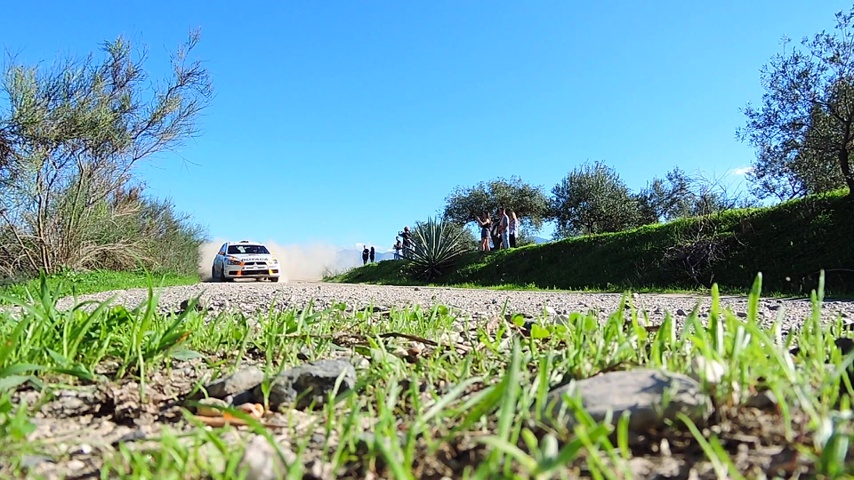
//> input picture resources/data/car/0000.jpg, 854 x 480 px; its folder holds 3 pictures in this run; the run also reads 1 picture not shown here
$ ./prova1 ../resources/data/car/   (built with g++ and OpenCV 4)
//> lines starting //> are read from the running program, lines starting //| are printed output that depends on the picture; after the words box and inside, x2 and y2 are one past the last pixel; in counts of white or black regions, pixels touching at a corner belong together
#include <opencv2/opencv.hpp>
#include <filesystem>

void opticalFLow(std::vector<std::string> images) {
    // TODO: tunare per ogni immagine e in base al detector utilizzato, ognuna ha la sua (forse per robustezza ne serve una unica, non deve dipendere dalle immagini)
    // TODO: al massimo si può mettere un tot di valori e in base ai risultati confrontati con le label scegliere il migliore
    constexpr float minMotion = 0.4f;
    // bird
    // car 0.4f SIFT
    // frog 0.005f SIFT
    // sheep 0.05
    // squirrel

    // Create some random colors to draw the moving features
    std::vector<cv::Scalar> colors;
    cv::RNG rng;
    for(int i = 0; i < 100; i++)
    {
        int r = rng.uniform(0, 256);
        int g = rng.uniform(0, 256);
        int b = rng.uniform(0, 256);
        colors.push_back(cv::Scalar(r,g,b));
    }

    // Read initial frame and get grayscale
    cv::Mat initialFrame = cv::imread(images[0]);
    cv::Mat initialGray;
    cv::cvtColor(initialFrame, initialGray, cv::COLOR_BGR2GRAY);

    std::cout << "Processing: " << images[0] << std::endl;

    // TODO: impostare la mask in base ad ogni immagine (forse, non so se per essere robusto non deve dipendere dall'immagine)
    // TODO: tunare bene per tutte le immagini e provare altri detector (in particolare bird e squirrel)
    // TODO: al massimo si può mettere un tot di detector e threshold e in base ai risultati confrontati con le label scegliere il migliore


    // Detect keypoints using SIFT
    std::vector<cv::Point2f> initialKP;
    cv::Ptr<cv::SIFT> detector = cv::SIFT::create();
    std::vector<cv::KeyPoint> keypoints;
    detector->detect(initialGray, keypoints);
    cv::KeyPoint::convert(keypoints, initialKP);    // Convert to point in 2D

    /*
    // Detect features using goodFeaturesToTrack
    // Take first frame and find corners in it
    // TODO: impostare la mask in base ad ogni immagine
    // TODO: tunare bene per tutte le immagini (in particolare bird e squirrel)
    goodFeaturesToTrack(grayFrame, currKP, 100, 0.3, 7, cv::Mat(), 7, false, 0.04);
    */

    std::cout << "Keypoints size: " << initialKP.size() << std::endl;

    // Create a mask image for drawing purposes
    cv::Mat mask = cv::Mat::zeros(initialFrame.size(), initialFrame.type());
    // Set frame and keypoints for the next iteration
    cv::Mat oldGray = initialGray;
    std::vector<cv::Point2f> currKP = initialKP;
    std::vector<cv::Point2f>* usefulKP = &initialKP;    // Pointer to vector of useful keypoints to draw the rectangle

    // TODO: se KP.size va a 0 break

    // Read and process images
    for (size_t i = 1; i < images.size(); i++) {
        // Read frame 'i' and get grayscale
        cv::Mat frame = cv::imread(images[i]);
        cv::Mat grayFrame;
        cv::cvtColor(frame, grayFrame, cv::COLOR_BGR2GRAY);

        if (frame.empty()) {
            std::cerr << "Could not read image: " << images[i] << std::endl;
            continue;
        }

        std::cout << "Processing: " << images[i] << std::endl;

        // Optical flow
        std::vector<cv::Point2f> newKP;
        std::vector<uchar> status;
        std::vector<float> err;
        // TODO: understand criteria
        cv::TermCriteria criteria = cv::TermCriteria((cv::TermCriteria::COUNT) + (cv::TermCriteria::EPS), 10, 0.03);
        calcOpticalFlowPyrLK(oldGray, grayFrame, currKP, newKP, status, err, cv::Size(15,15), 2, criteria);

        std::vector<cv::Point2f> moving_pts, good_new;
        std::vector<cv::Point2f> currInitialKP = *usefulKP;

        // TODO: sistemare erase, trovare altro modo per ottenere un nuovo vettore di keypoints iniziali con possibile dimensione minore
        // Scan the vectors of keypoints
        for (uint j = 0; j < currKP.size(); j++) {
            // Select good points, status == 1 if flow has been found
            if (status[j] == 1) {
                float d = cv::norm(newKP[j] - currKP[j]);  // Euclidean distance
                // TODO: impostare che se una feature si è mossa un tot di volte è definitiva, perché ad esempio nella frog alcune feature finiscono fuori dall'immagine e vengono perse
                if (d >= minMotion) {    // if the point moved more or equal than minMotion -> track the flow
                    moving_pts.push_back(currInitialKP[j]);
                    good_new.push_back(newKP[j]);

                    // Draw the tracks
                    cv::line(mask,newKP[j], currKP[j], colors[j % colors.size()], 2);
                    circle(frame, newKP[j], 5, colors[j % colors.size()], -1);
                }
            }
        }
        // Put in img frame and mask to draw the new flow
        cv::Mat img;
        add(frame, mask, img);

        // Draw on a new image the rectangle updated
        cv::Mat newInitialFrame = initialFrame.clone();
        *usefulKP = moving_pts;
        cv::Rect box = cv::boundingRect(moving_pts);
        // Clamping at the borders, intersection between box and the rectangle representing the whole image
        // to avoid getting a box out of the image
        box &= cv::Rect(0, 0, img.cols, img.rows);
        cv::rectangle(newInitialFrame, box, cv::Scalar(0, 0, 255), 2);

        imshow("Frame" + std::to_string(i), img);
        cv::imshow("Initial Frame", newInitialFrame);
        int keyboard = cv::waitKey();
        if (keyboard == 'q' || keyboard == 27)
            break;

        // Update the old frame and current points
        currKP = good_new;
        oldGray = grayFrame.clone();

        std::cout << "Keypoints size: " << currKP.size() << std::endl;

        std::cout << "Moving points size: " << currKP.size() << std::endl;
    }
}

int main(int argc, char** argv) {
    if (argc < 2) {
        std::cerr << "You have to specify the folder" << argv[0];
        return -1;
    }

    // Get the foldetpath
    std::string folderName = argv[1];

    std::string folderPath = "../../resources/data/" + folderName;   // your folder containing frames
    std::vector<std::string> images;

    // Read all image files from directory
    for (const auto& entry : std::filesystem::directory_iterator(folderPath)) {
        images.push_back(entry.path().string());
    }

    // Sort file names so frames are processed in order
    std::sort(images.begin(), images.end());

    if (images.empty()) {
        std::cerr << "No images found in folder: " << folderPath << std::endl;
        return -1;
    }

    opticalFLow(images);
//> in opticalFLow, initialFrame is the input picture: 480 rows x 854 cols, CV_8UC3; mean B, G, R 155.4, 157.5, 117.4
//> in opticalFLow, `cv::cvtColor(initialFrame, initialGray, cv::COLOR_BGR2GRAY);`:
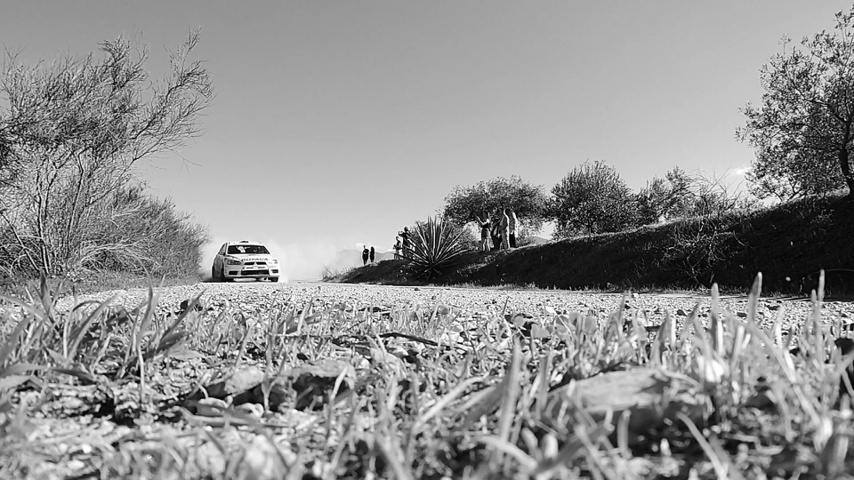
//> initialGray: 480 rows x 854 cols, CV_8UC1; min 0, max 255, mean 145.3
//> in opticalFLow, `detector->detect(initialGray, keypoints);`: keypoints = 4466 keypoints; strongest (x, y, size): (264, 263, 2.1), (275, 271, 3.1), (760, 274, 3), (258, 263, 2.1)
//> in opticalFLow, `cv::KeyPoint::convert(keypoints, initialKP);`: initialKP = 4466 Points (x, y), first 12: [2.31, 140], [2.66, 365.8], [3.24, 335.9], [3.47, 330.1], [3.55, 298], [3.55, 298], [3.63, 469.7], [3.79, 234.2], [3.98, 377], [3.98, 377], [4.08, 340.7], [4.29, 206.9]
//| Keypoints size: 4466
//> in opticalFLow, `std::vector<cv::Point2f> currKP = initialKP;`: currKP has the same summary as initialKP
//> in opticalFLow, `calcOpticalFlowPyrLK(oldGray, grayFrame, currKP, newKP, status, err, c..`: newKP = 4466 Points (x, y), first 12: [2.22, 140.1], [2.62, 365.8], [3.22, 335.9], [3.43, 330.1], [3.53, 298], [3.53, 298], [3.68, 469.7], [3.78, 234.2], [3.94, 377], [3.94, 377], [4.08, 340.6], [4.3, 207]; status = 4466 values, max 1 at index 0, min 0 at index 1807, mean 1; err = 4466 values, max 16.25 at index 4407, min 0 at index 1807, mean 2.15
//> in opticalFLow, `std::vector<cv::Point2f> currInitialKP = *usefulKP;`: currInitialKP has the same summary as initialKP
//> the loop in opticalFLow, `for (uint j = 0; j < currKP.size(); j++)` made 4466 passes
//> d on passes 1 to 12: 0.165, 0.0416, 0.0499, 0.0785, 0.0325, 0.0325, 0.0527, 0.0143, 0.0408, 0.0408, 0.0343, 0.0959
//> after the loop in opticalFLow, `for (uint j = 0; j < currKP.size(); j++)`:
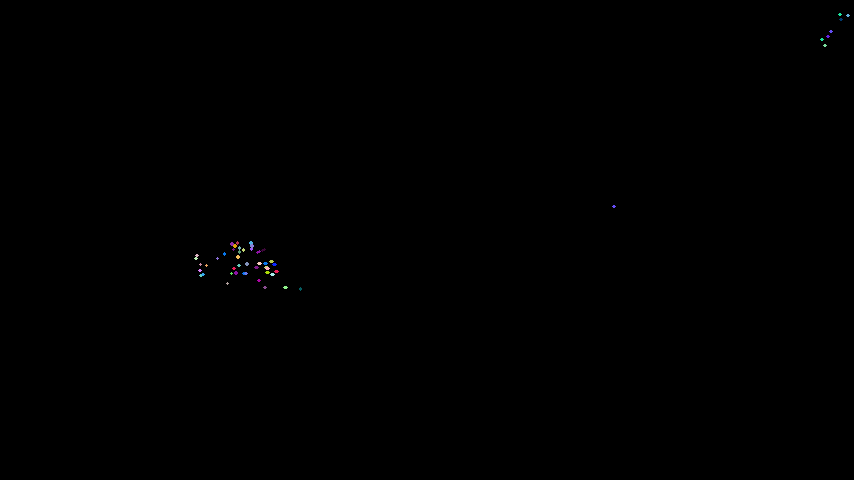
//> mask: 480 rows x 854 cols, CV_8UC3; mean B, G, R 0.2, 0.1, 0.1
//> after the loop in opticalFLow, `for (uint j = 0; j < currKP.size(); j++)`:
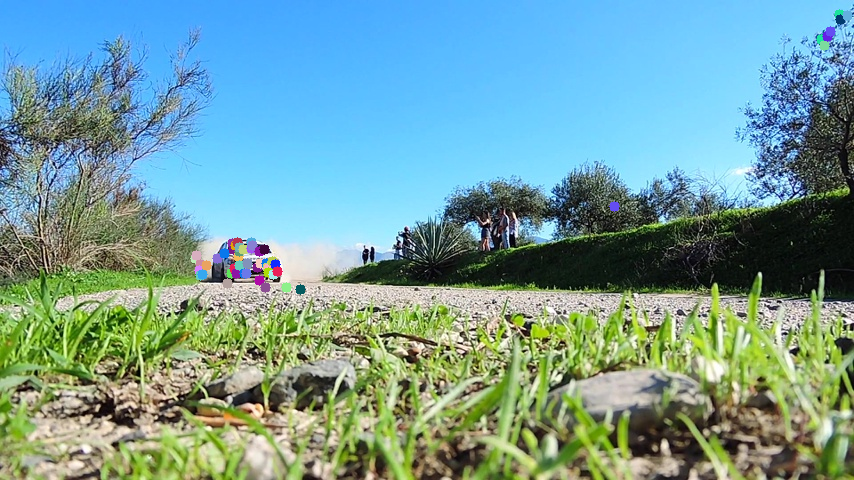
//> frame: 480 rows x 854 cols, CV_8UC3; mean B, G, R 155.2, 157.3, 117.1
//> after the loop in opticalFLow, `for (uint j = 0; j < currKP.size(); j++)`: moving_pts = 60 Points (x, y), first 12: [195.5, 257.8], [196.9, 254.6], [200, 263.9], [200.1, 270.2], [200.1, 270.2], [200.6, 275.3], [203, 274], [206.3, 265.3], [216.9, 258.4], [224.1, 254.1], [226.9, 282.9], [230.7, 272.6]; good_new = 60 Points (x, y), first 12: [195.1, 257.9], [196.4, 254.8], [199.5, 263.9], [199.5, 270.3], [199.5, 270.3], [199.6, 275.4], [202.1, 274.1], [205.8, 265], [216.6, 257.7], [224, 253.4], [227.2, 283.1], [231.2, 272.7]
//> in opticalFLow, `cv::Rect box = cv::boundingRect(moving_pts);`: box = Rect(195, 13, 654, 276)
//> in opticalFLow, `cv::rectangle(newInitialFrame, box, cv::Scalar(0, 0, 255), 2);`:
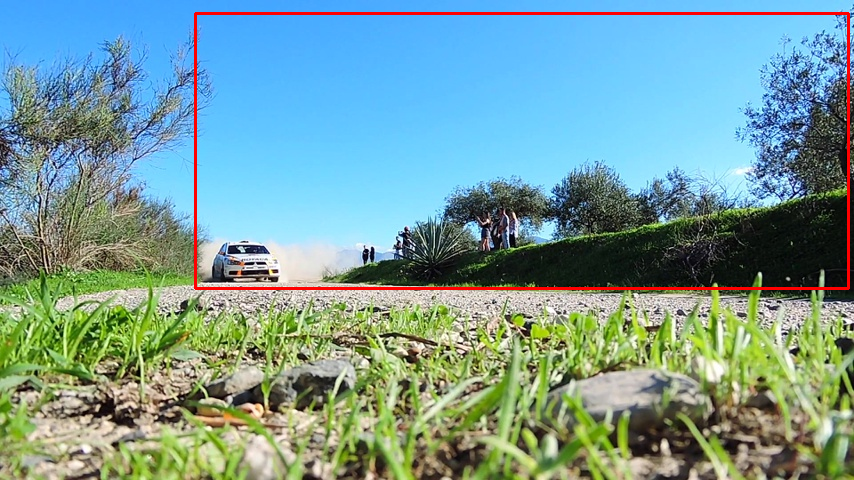
//> newInitialFrame: 480 rows x 854 cols, CV_8UC3; 1.36% of pixels changed, all inside (x1, y1, x2, y2) = (194, 12, 850, 290)
//> the space key is pressed
//> in opticalFLow, `currKP = good_new;`: currKP has the same summary as good_new
//| Keypoints size: 60
//| Moving points size: 60
//> pass 2 of the loop in opticalFLow, `for (size_t i = 1; i < images.size(); i++)`:
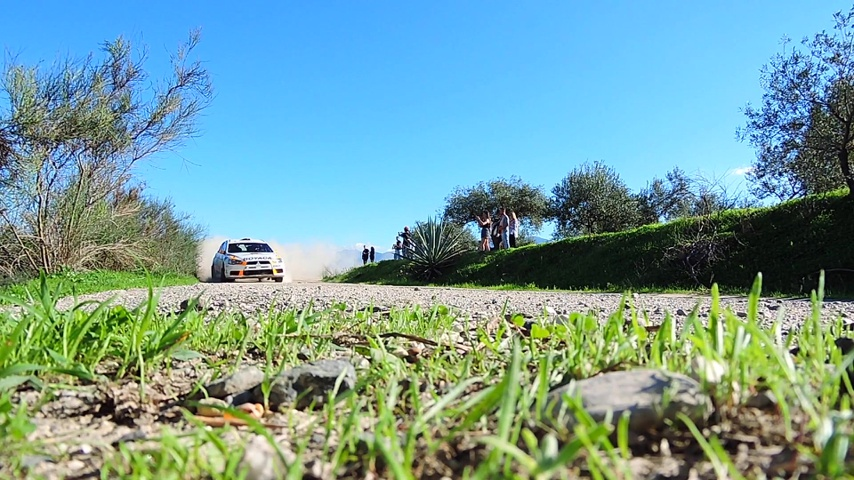
//> input picture resources/data/car/0002.jpg, 854 x 480 px
//> in opticalFLow, frame is the input picture: 480 rows x 854 cols, CV_8UC3; mean B, G, R 155.4, 157.5, 117.4
//> newKP = 60 Points (x, y), first 12: [194.7, 258], [196, 254.8], [199.2, 263.9], [198.7, 270.3], [198.7, 270.3], [199.1, 275.6], [201.7, 274.3], [205.5, 265], [216.5, 257.1], [224.2, 252.7], [227.7, 283.3], [231.8, 272.9]; status = 60 values from 1 to 1; err = 60 values, max 16.57 at index 5, min 1.93 at index 49, mean 8.61
//> currInitialKP has the same summary as moving_pts
//> the loop in opticalFLow, `for (uint j = 0; j < currKP.size(); j++)` made 60 passes
//> d on passes 1 to 8: 0.434, 0.466, 0.322, 0.749, 0.749, 0.517, 0.388, 0.342
//> after the loop in opticalFLow, `for (uint j = 0; j < currKP.size(); j++)`:
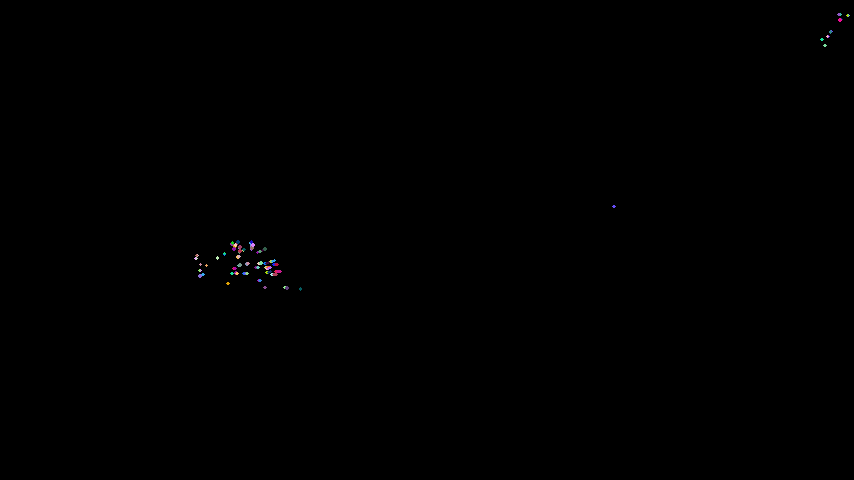
//> mask: 480 rows x 854 cols, CV_8UC3; 0.1% of pixels changed, all inside (x1, y1, x2, y2) = (194, 13, 849, 290)
//> box = Rect(195, 13, 654, 274)
//> in opticalFLow, `cv::rectangle(newInitialFrame, box, cv::Scalar(0, 0, 255), 2);`:
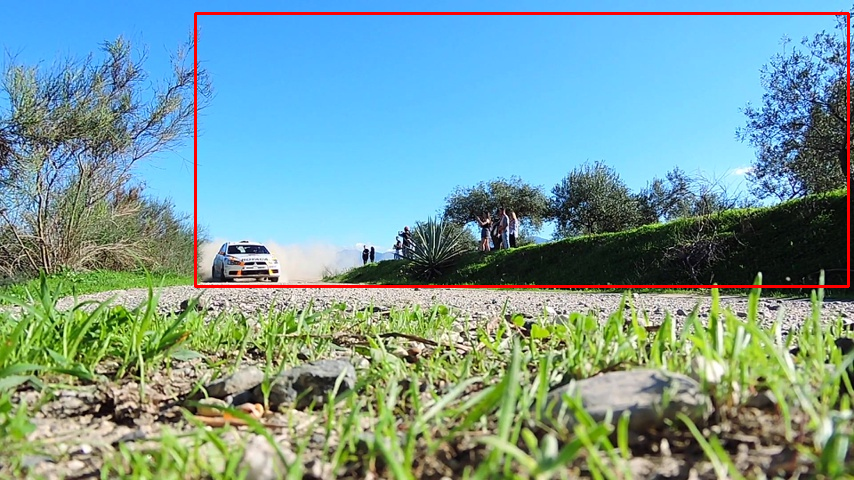
//> newInitialFrame: 480 rows x 854 cols, CV_8UC3; 1.35% of pixels changed, all inside (x1, y1, x2, y2) = (194, 12, 850, 288)
//> the space key is pressed
//> in opticalFLow, `currKP = good_new;`: currKP = 50 Points (x, y), first 12: [194.7, 258], [196, 254.8], [198.7, 270.3], [198.7, 270.3], [199.1, 275.6], [216.5, 257.1], [224.2, 252.7], [227.7, 283.3], [231.8, 272.9], [231.8, 241.9], [233.8, 247.7], [235, 267.6]
//| Keypoints size: 50
//| Moving points size: 50

    while (cv::waitKey() != 'q' && cv::waitKey() != 27) {
//> the 'q' key is pressed
        // Wait until user presses 'q' or 'ESC'
    }

    return 0;
}
